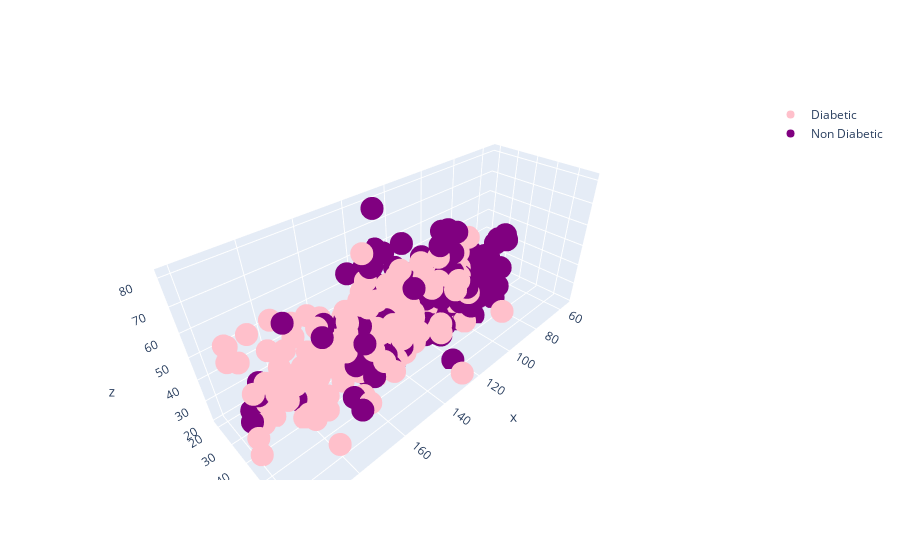

The notebook cell this image was saved under:
### Code cell
#split -> df_y for diabetic and df_n for non diabetic
df_y = data.loc[data["Outcome"] ==1, ["Glucose","BMI", "Age"]]
df_n = data.loc[data["Outcome"] ==0, ["Glucose","BMI", "Age"]]

fig = go.Figure()
fig.add_trace(go.Scatter3d(x=df_y['Glucose'], y=df_y['BMI'], z=df_y['Age'],mode='markers',marker=dict(color="pink"),name='Diabetic'))
fig.add_trace(go.Scatter3d(x=df_n['Glucose'], y=df_n['BMI'], z=df_n['Age'],mode='markers',marker=dict(color="purple"),name='Non Diabetic'))

fig.show()

### Figure 1 — Plotly figure (JSON) as saved in the notebook; plotly's stock layout.template omitted (floating-point values rounded to 4 significant figures; data arrays with more than 128 entries replaced by an {"elided": "..."} marker saying what was removed)
{"data": [{"marker": {"color": "pink"}, "mode": "markers", "name": "Diabetic", "type": "scatter3d", "x": {"elided": "177 int values"}, "y": {"elided": "177 float values"}, "z": {"elided": "177 int values"}}, {"marker": {"color": "purple"}, "mode": "markers", "name": "Non Diabetic", "type": "scatter3d", "x": {"elided": "355 int values"}, "y": {"elided": "355 float values"}, "z": {"elided": "355 int values"}}], "layout": {}}
